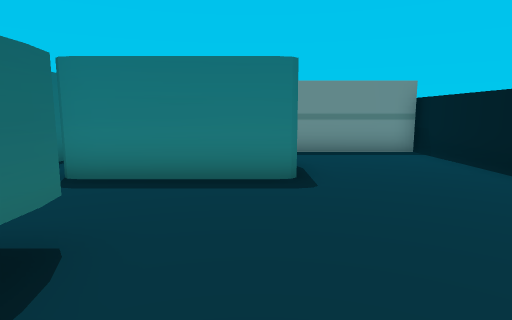
View 1 (above)

17 first-person views from a walk through a scene from a Unity 3-D project. The camera is 0.55 m above the floor, tilts 8° down and sees 75° across. The floor is counted in squares, 0.5 m on a side. Each view is taken from the middle of a square. On the plan, view 1 faces up. The plan holds only what a view shows up to about 13 squares ahead; the rest is blank. The player is left out.

View 2
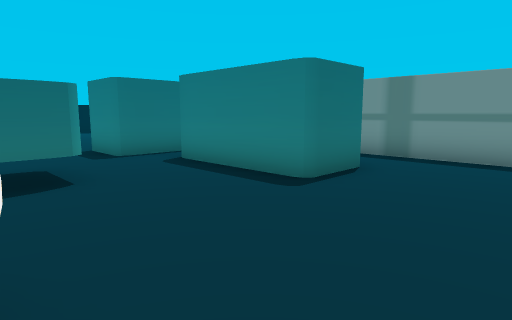

View 3
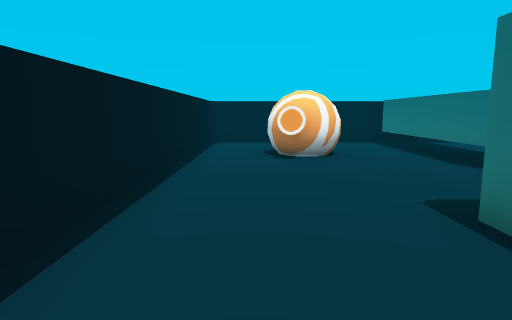

View 4
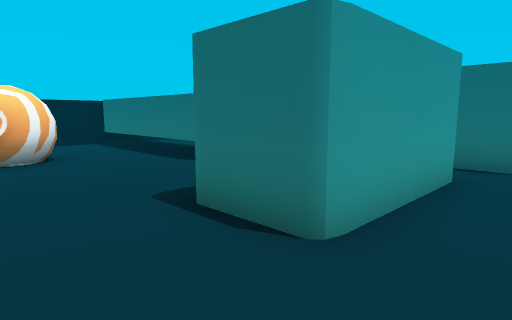

View 5
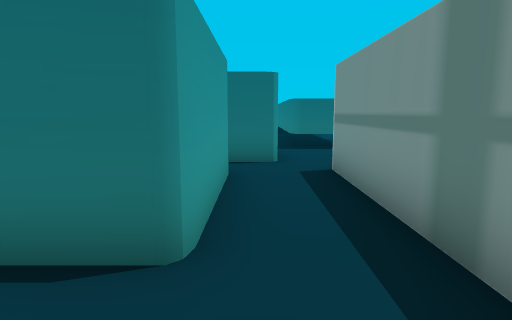

View 6
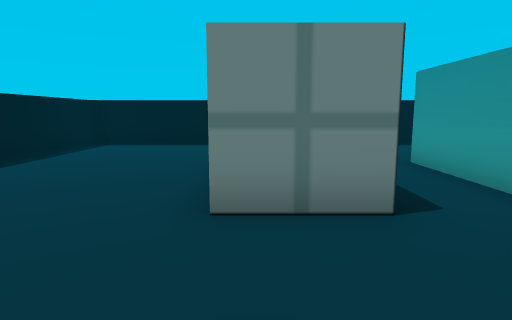

View 7
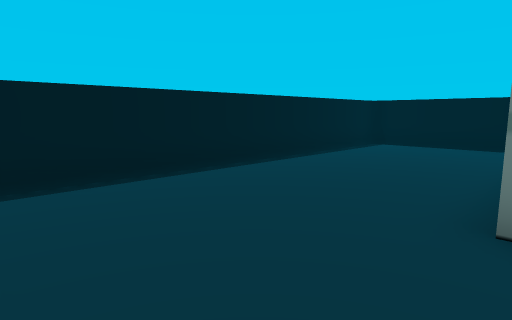

View 8
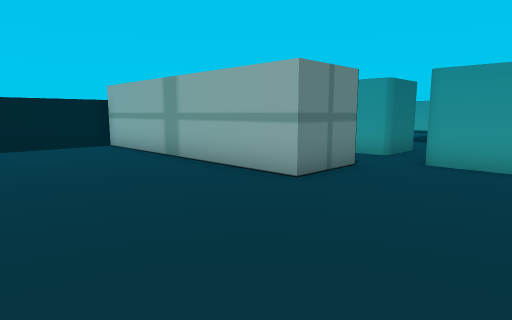

View 9
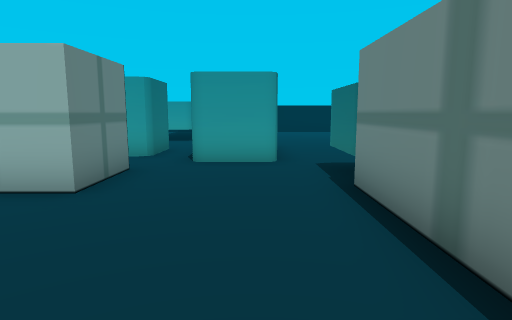

View 10
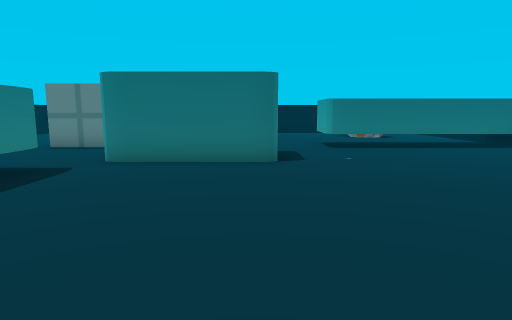

View 11
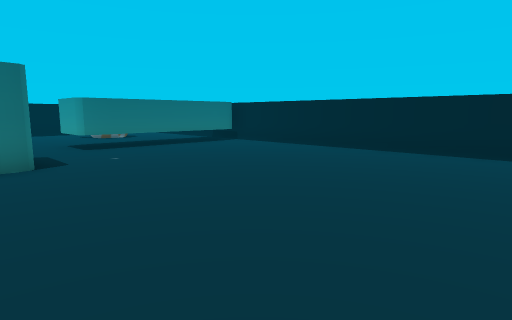

View 12
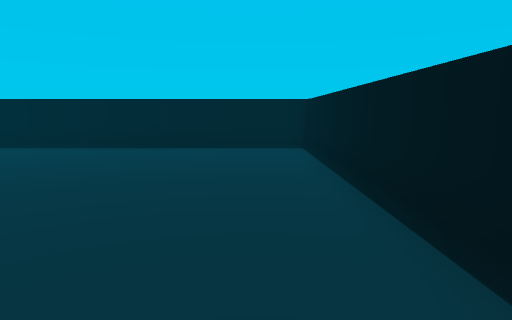

View 13
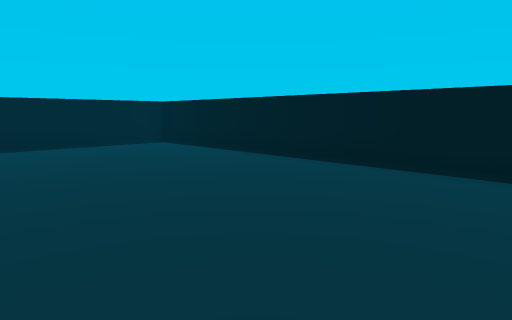

View 14
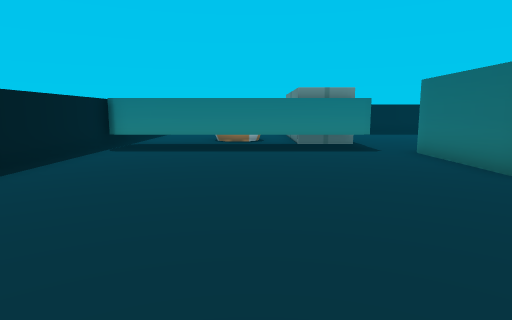

View 15
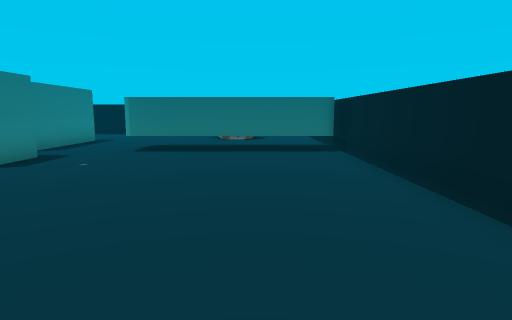

View 16
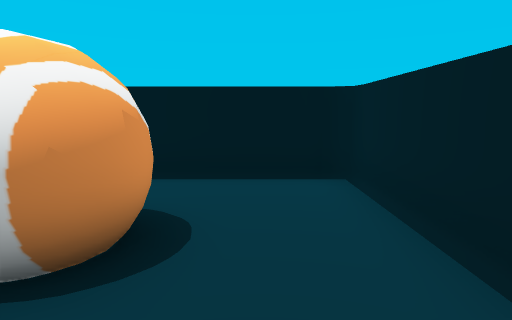

View 17
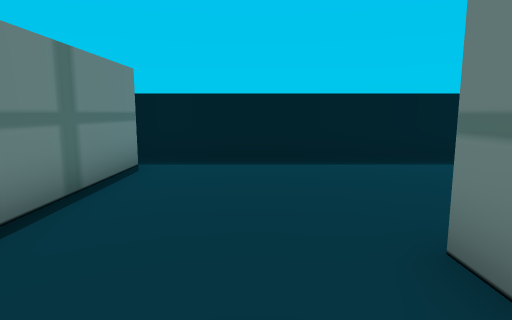

### Floor plan
Key: @ floor where view 1 was taken; # wall or solid block; . floor; T thing the floor can be seen under or through; O other object.
Columns run from 16 left of view 1 to 5 right of it. Each row starts with its distance up from view 1.
 17         ##############
 16         O............#
 15         O............#
 14         O............#
 13         O............#
 12 #   OO OO............#
 11 #      ##....OOOOOOOO#
 10 #      ##....OOOOOOOO#
  9 #########............#
  8 #.........OO.........#
  7 #.........OO.OOOOO...#
  6 #.........OO.OOOOO...#
  5 #.........OO.........#
  4 #....................#
  3 #............TT......#
  2 #............TT......#
  1 #............TT...O..#
  0 #............TT.@OO..#
 -1 #............TT..OO..#
 -2 #............TT......#
 -3 #............T#......#
 -4 ######################

Positions as (right, up) in squares from view 1, and headings:
1: (0, 0), facing up
2: (4, 1), facing up-left
3: (3, 9), facing down
4: (3, 9), facing down-left
5: (3, 8), facing left
6: (-7, 11), facing right
7: (-7, 11), facing up-right
8: (-7, 16), facing down-right
9: (-6, 16), facing down
10: (-14, 5), facing right
11: (-14, 6), facing down-right
12: (-14, 7), facing down
13: (-9, 8), facing down-left
14: (-11, -1), facing up
15: (-13, -1), facing right
16: (-1, -2), facing right
17: (-5, 9), facing up
